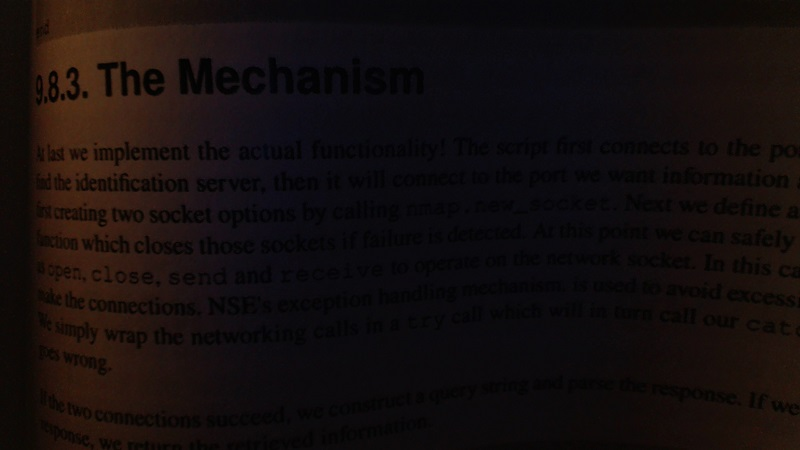
#> input picture src/stream/bookpage.jpg, 800 x 450 px
$ python threshold_control.py
#> lines starting #> are read from the running program, lines starting #| are printed output that depends on the picture; after the words box and inside, x2 and y2 are one past the last pixel; in counts of white or black regions, pixels touching at a corner belong together
import cv2
import numpy as np


def threshold_analysis():
    img = cv2.imread('stream/bookpage.jpg')
#> img is the input picture: shape (450, 800, 3); mean B, G, R 13.4, 13.6, 20.3
    # img = cv2.VideoCapture(0)
    retval, threshold = cv2.threshold(img, 12, 255, cv2.THRESH_BINARY)
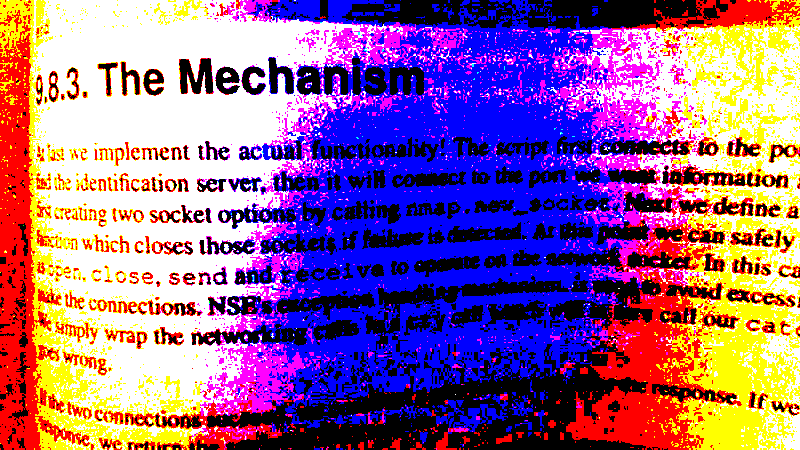
#> threshold: shape (450, 800, 3); mean B, G, R 146.4, 98.4, 147.2

    gray_img = cv2.cvtColor(img, cv2.COLOR_RGB2GRAY)
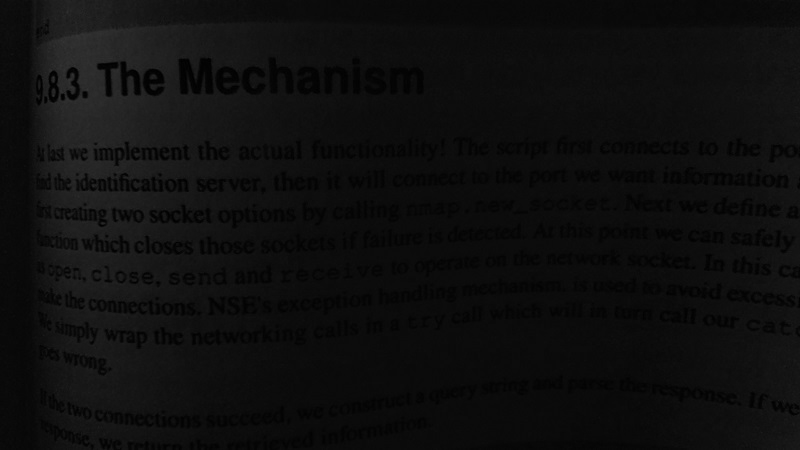
#> gray_img: shape (450, 800); min 0, max 53, mean 14.4
    retval2, threshold2 = cv2.threshold(gray_img, 12, 255, cv2.THRESH_BINARY)
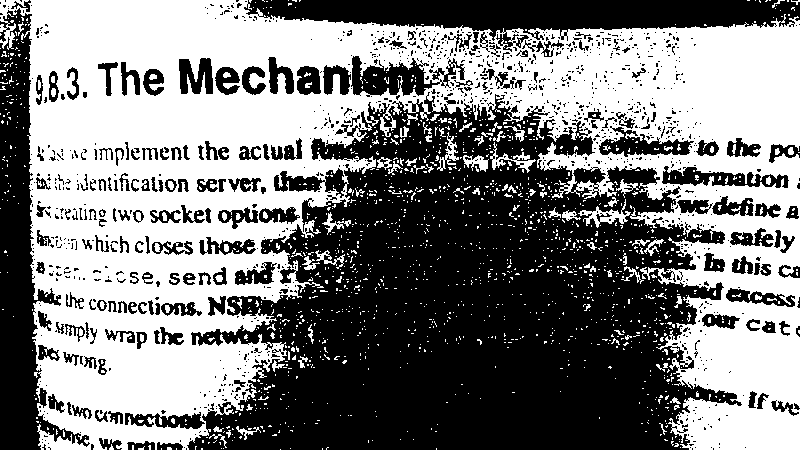
#> threshold2: shape (450, 800); 49.9% white; 1586 white regions (1482 under 20 px), largest, box (x1, y1, x2, y2) and area: (0, 0, 800, 450) 169310, (578, 199, 631, 228) 453, (490, 142, 536, 173) 348
    gaus = cv2.adaptiveThreshold(gray_img, 255, cv2.ADAPTIVE_THRESH_GAUSSIAN_C, cv2.THRESH_BINARY, 115, 1)
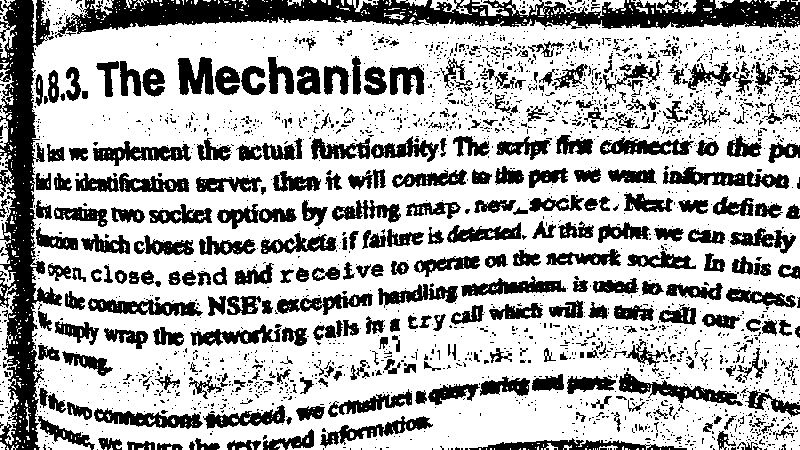
#> gaus: shape (450, 800); 68.9% white; 2421 black regions (2096 under 20 px), largest, box (x1, y1, x2, y2) and area: (55, 0, 800, 38) 14209, (0, 0, 62, 450) 12273, (619, 372, 743, 406) 1341

    cv2.imshow('img', img)
    cv2.imshow('threshold', threshold)
    cv2.imshow('threshold2', threshold2)
    cv2.imshow('gaus', gaus)
    cv2.waitKey(0)
    cv2.destroyAllWindows()

threshold_analysis()
